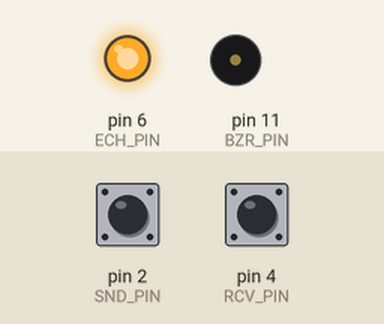
This sketch was run on a simulated Arduino Uno, built with avr-gcc and run on an emulated ATmega328P. On the bench: output pins drawn as LEDs (lit = HIGH), buzzer (waves = sounding). The inputs (shaded band) are chosen by the test bench; at power-on: pin 2 (SND_PIN) HIGH, pin 4 (RCV_PIN) HIGH. What the sketch prints to the serial monitor is not drawn.

Above: at 1.2 s.
1.3 s: pin 2 (SND_PIN) pulled LOW for 0.15 s
At 1.37 s:
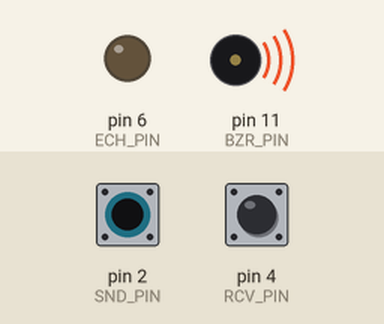
2.9 s: pin 4 (RCV_PIN) pulled LOW for 0.15 s
4.5 s: pin 2 (SND_PIN) pulled LOW for 1 s
At 5.8 s:
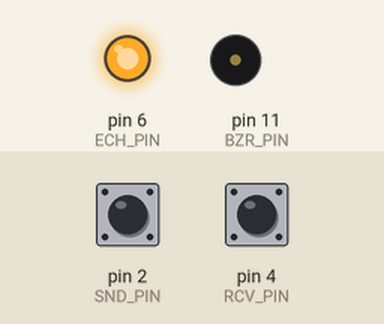
7.0 s: pin 2 (SND_PIN) pulled LOW for 0.15 s
At 7.07 s:
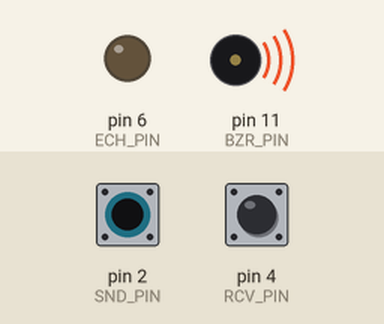
8.6 s: pin 4 (RCV_PIN) pulled LOW for 1 s
11.1 s: pin 2 (SND_PIN) pulled LOW for 1 s
At 13.2 s:
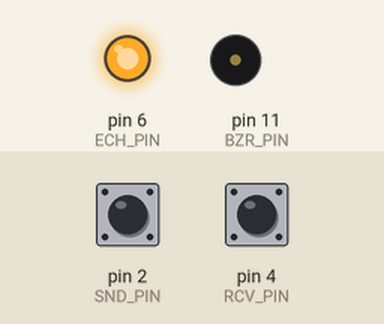
Timing chart, 0 to 14.6 s (numbered marks = the images above; inputs shaded):
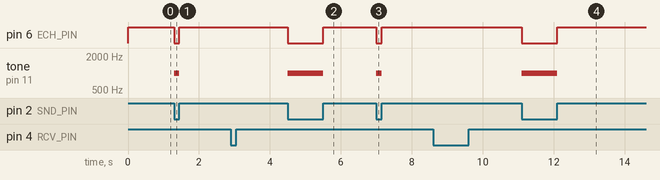

Measured:
- after the input at 1.3 s, pin 6 (ECH_PIN): HIGH → LOW at once, → HIGH 0.15 s later; tone on pin 11 (BZR_PIN): silent → 1000 Hz at once, → silent 0.15 s later
- after the input at 2.9 s, every drawn part: stays the same
- after the input at 4.5 s, pin 6 (ECH_PIN): HIGH → LOW at once, → HIGH 1.0 s later; tone on pin 11 (BZR_PIN): silent → 1000 Hz at once, → silent 1.0 s later
- after the input at 7.0 s, pin 6 (ECH_PIN): HIGH → LOW at once, → HIGH 0.15 s later; tone on pin 11 (BZR_PIN): silent → 1000 Hz at once, → silent 0.15 s later
- after the input at 8.6 s, every drawn part: stays the same
- after the input at 11.1 s, pin 6 (ECH_PIN): HIGH → LOW at once, → HIGH 1.0 s later; tone on pin 11 (BZR_PIN): silent → 1000 Hz at once, → silent 1.0 s later

The sketch:

MorseChatroomArduino.ino
```cpp
// (licence header left out)
//Use pin 2 as the pin for the send channel
#define SND_PIN 2
//And pin 4 for the receive channel
#define RCV_PIN 4
//The pin to echo our own button onto (this is broadcasted onto the network)
#define ECH_PIN 6
//Pin 11 for the buzzer
#define BZR_PIN 11

//The three characters that we can send
const char dit = 'A';
const char dah = 'B';
const char spc = 'C';//This is the special extra character, added for extra convenience
const char sil = 'D';//This is the silence char, used to space out characters
//Amount of transposing between the send and receive channel, this makes the uppercase into lowercase letters
const byte transpose = 32;

//Minimum time it takes for each of the possible events
const int ditTime = 40;
const int dahTime = ditTime * 3;//Traditinally every dah is 3 dits
const int spcTime = dahTime * 3;//Just setting the special to be three dahs
const int silTime = dahTime * 2;

//The starting timestamp of when we pushed the button for sending
unsigned long startPressSnd = 0;
//The starting timestamp of when we released the button
unsigned long startReleaseSnd = 0;
//the starting timestamp of when we received a low from the receive channel
unsigned long startPressRcv = 0;
//The starting timestamp of when the rcv signal went high again
unsigned long startReleaseRcv = 0;
//Amount of time that has passed on this channel
int passed;
//If we have the button down right now
bool pressedSnd = false;
//If we have a high receive signal right now
bool pressedRcv = false;
//The state of the channel we're reading
bool state = false;
//If the silence on the send has been registered
bool silRegSnd = false;
//If the silence on the rcv has been registered
bool silRegRcv = false;
/**
   Runs only once during the booting of the arduino
*/
void setup() {
  //Open a serial connection at the specified baud rate
  Serial.begin(115200);
  //Set the send and receive pins to to input mode
  pinMode(SND_PIN, INPUT_PULLUP);
  pinMode(RCV_PIN, INPUT_PULLUP);
  pinMode(BZR_PIN, OUTPUT);
  pinMode(ECH_PIN, OUTPUT);
}

/**
   Runs as fast as possible while the Arduino has power
*/
void loop() {
  /**
     CHECK THE SEND CHANNEL
  */
  //Make the echo pin always mirror the send pin
  digitalWrite(ECH_PIN, digitalRead(SND_PIN));
  //Set the state to see if it is pulled low now
  state = digitalRead(SND_PIN) == LOW;
  //Depending on the state, make a piezo sound
  if (state) {
    tone(11, 1000, 100);
  } else {
    noTone(11);
  }

  //Depending if we registered that press already, do something
  if (!pressedSnd && state) {
    //Yes, we're pressing right now
    pressedSnd = true;
    //Deregister the silence
    silRegSnd = false;
    //Mark the time
    startPressSnd = millis();
  } else if (pressedSnd && !state) {
    //We're not pressing anymore, we just released
    pressedSnd = false;
    //Calculate the time that passed
    passed = millis() - startPressSnd;
    //Set the start of silence timestamp to now
    startReleaseSnd = startPressSnd + passed;

    //Now send the correct char depending on the settings
    if (passed > spcTime) Serial.print(spc);
    else if (passed > dahTime) Serial.print(dah);
    else if (passed > ditTime) Serial.print(dit);
  } else if (!pressedSnd && !state && !silRegSnd) {
    //How long has passed so far
    passed = millis() - startReleaseSnd;
    if (passed > silTime) {
      //Register the silence on the send channel
      silRegSnd = true;
      Serial.print(sil);
    }
  }

  /**
     SAME THING FOR THE RECEIVE
  */

  //Set the state to see if it is pulled low now
  state = digitalRead(RCV_PIN) == LOW;


  //Depending if we registered that press already, do something
  if (!pressedRcv && state) {
    //Yes, we're pressing right now
    pressedRcv = true;
    //Deregister sil on this channel
    silRegRcv = false;
    //Mark the time
    startPressRcv = millis();
    //And see if enough silence has passed
  } else if (pressedRcv && !state) {
    //We're not pressing anymore, we just released
    pressedRcv = false;
    //Calculate the time that passed
    passed = millis() - startPressRcv;
    //Set this as the start of a new silence
    startReleaseRcv = passed + startPressRcv;

    //Now send the correct char depending on the settings
    if (passed > spcTime) Serial.print(char(spc + transpose));
    else if (passed > dahTime) Serial.print(char(dah + transpose));
    else if (passed > ditTime) Serial.print(char(dit + transpose));
  } else if (!pressedRcv && !state && !silRegRcv) {
    //How long has passed so far
    passed = millis() - startReleaseRcv;
    if (passed > silTime) {
      //Register the silence on the send channel
      silRegRcv= true;
      Serial.print(char(sil + transpose));
    }
  }
}
```
